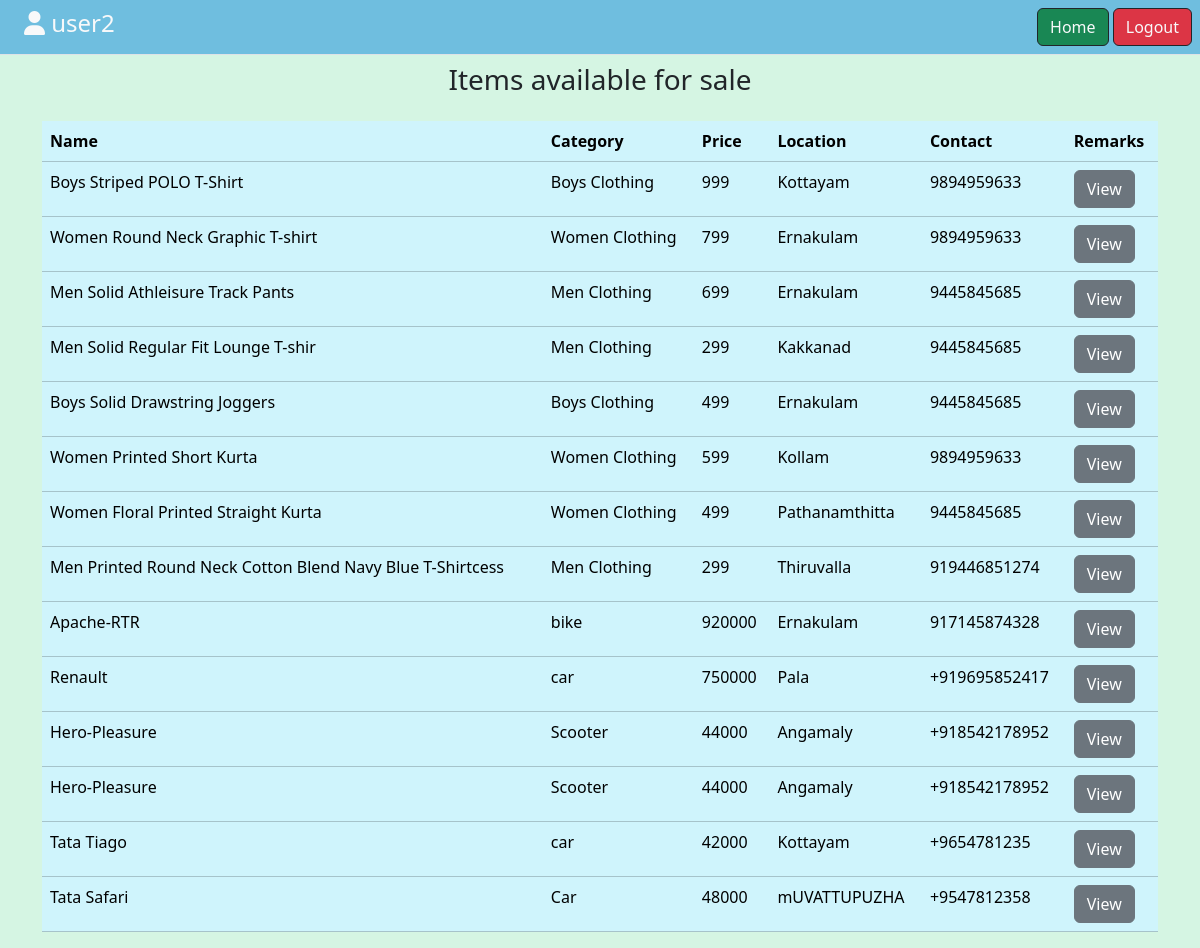
The page /listall (signed in) on the database its author committed.
### scrapbox/models.py (models this page shows, shortened)
class Scrapbox(models.Model):
    name=models.CharField(max_length=200)
    category=models.CharField(max_length=200)
    price=models.IntegerField()
    location=models.CharField(max_length=200)
    picture=models.ImageField(upload_to="images",null=True,blank=True)
    phone_no=models.CharField(max_length=200,null=True)
    description=models.CharField(max_length=500,null=True,blank=True)

### scrapbox/views.py (the view)
# urls.py: path('listall',views.ScrapboxListView.as_view(),name="list-all"),
@method_decorator(signin_required,name="dispatch")
class ScrapboxListView(View):
    def get(self,request,*args,**kwargs):
        qs=Scrapbox.objects.all()
        return render(request,"scrapboxlist.html",{"data":qs})

### scrapbox/views.py (called while the page is built)
def signin_required(fn):
    def wrapper(request,*args,**kwargs):
        if not request.user.is_authenticated:
            messages.error(request,"Sign in required")
            return redirect("signin")
        else:
            return fn(request,*args, **kwargs)
    return wrapper

### scrapbox/templates/scrapboxlist.html (shortened to what this page needs)
<!DOCTYPE html>
{%load static%}
<html lang="en">
<head>
    <link rel="stylesheet" href="{%static 'css/detailsbyid.css' %}">
    <link rel="stylesheet" href="https://cdnjs.cloudflare.com/ajax/libs/font-awesome/6.5.1/css/all.min.css">
    <link href="https://cdn.jsdelivr.net/npm/bootstrap@5.3.2/dist/css/bootstrap.min.css" rel="stylesheet">
</head>
<body style="background-color: #D5F5E3 ">
<nav class="navbar p-2 text-dark  border-bottom border-body text-dark text-start  " style="background-color: rgba(70, 169, 222, 0.714);" data-bs-theme="white">
        <div class="col-l-8  text-light  justify-content-center">
            <h4 class="ms-3">  <i class="fa-solid fa-user"></i> {{request.user}}</h4>
        </div>
          <div class="d-flex justify-content-end">
            <a href="{%url 'index'  %}" class="btn btn-info border-dark bg-success text-light">Home</a> &nbsp;<br>
            <a href="{%url 'signout'%}" class="ms-auto btn btn-warning border-dark bg-danger text-light" >Logout</a>
        </div>
</nav>
    <div class="container">
        <h3 class="mt-2 text-center">Items available  for sale</h3>
        <table class=" mt-4 table table-info table-border-rounded">
            <tr>
                <th>Name</th>
                <th>Category</th>
                <th>Price</th>
                <th>Location</th>
                <th>Contact</th>
                <th>Remarks</th>
            </tr>
            {%for d in data%}
            <tr>
                <td>{{d.name}}</td>
                <td>{{d.category}}</td>
                <td>{{d.price}}</td>
                <td>{{d.location}}</td>
                <td>{{d.phone_no}}</td>
                <td>
                    <a href="{%url 'itemview' d.id %}"><button class="btn btn-secondary">View</button></a>
                </td>
            </tr>
            {%endfor%}
        </table>
    </div>
</body>
</html>

### rows shown on the page
Scrapbox: name "Boys Striped POLO T-Shirt", category "Boys Clothing", price "999", location "Kottayam", phone_no "9894959633"
Scrapbox: name "Women Round Neck Graphic T-shirt", category "Women Clothing", price "799", location "Ernakulam", phone_no "9894959633"
Scrapbox: name "Men Solid Athleisure Track Pants", category "Men Clothing", price "699", location "Ernakulam", phone_no "9445845685"
Scrapbox: name "Men Solid Regular Fit Lounge T-shir", category "Men Clothing", price "299", location "Kakkanad", phone_no "9445845685"
Scrapbox: name "Boys Solid Drawstring Joggers", category "Boys Clothing", price "499", location "Ernakulam", phone_no "9445845685"
Scrapbox: name "Women Printed Short Kurta", category "Women Clothing", price "599", location "Kollam", phone_no "9894959633"
Scrapbox: name "Women Floral Printed Straight Kurta", category "Women Clothing", price "499", location "Pathanamthitta", phone_no "9445845685"
Scrapbox: name "Men Printed Round Neck Cotton Blend Navy Blue T-Shirtcess", category "Men Clothing", price "299", location "Thiruvalla", phone_no "919446851274"
Scrapbox: name "Apache-RTR", category "bike", price "920000", location "Ernakulam", phone_no "917145874328"
Scrapbox: name "Renault", category "car", price "750000", location "Pala", phone_no "+919695852417"
Scrapbox: name "Hero-Pleasure", category "Scooter", price "44000", location "Angamaly", phone_no "+918542178952"
Scrapbox: name "Hero-Pleasure", category "Scooter", price "44000", location "Angamaly", phone_no "+918542178952"
Scrapbox: name "Tata Tiago", category "car", price "42000", location "Kottayam", phone_no "+9654781235"
Scrapbox: name "Tata Safari", category "Car", price "48000", location "mUVATTUPUZHA", phone_no "+9547812358"

### other values the page prints
{{ request.user }} "user2"
